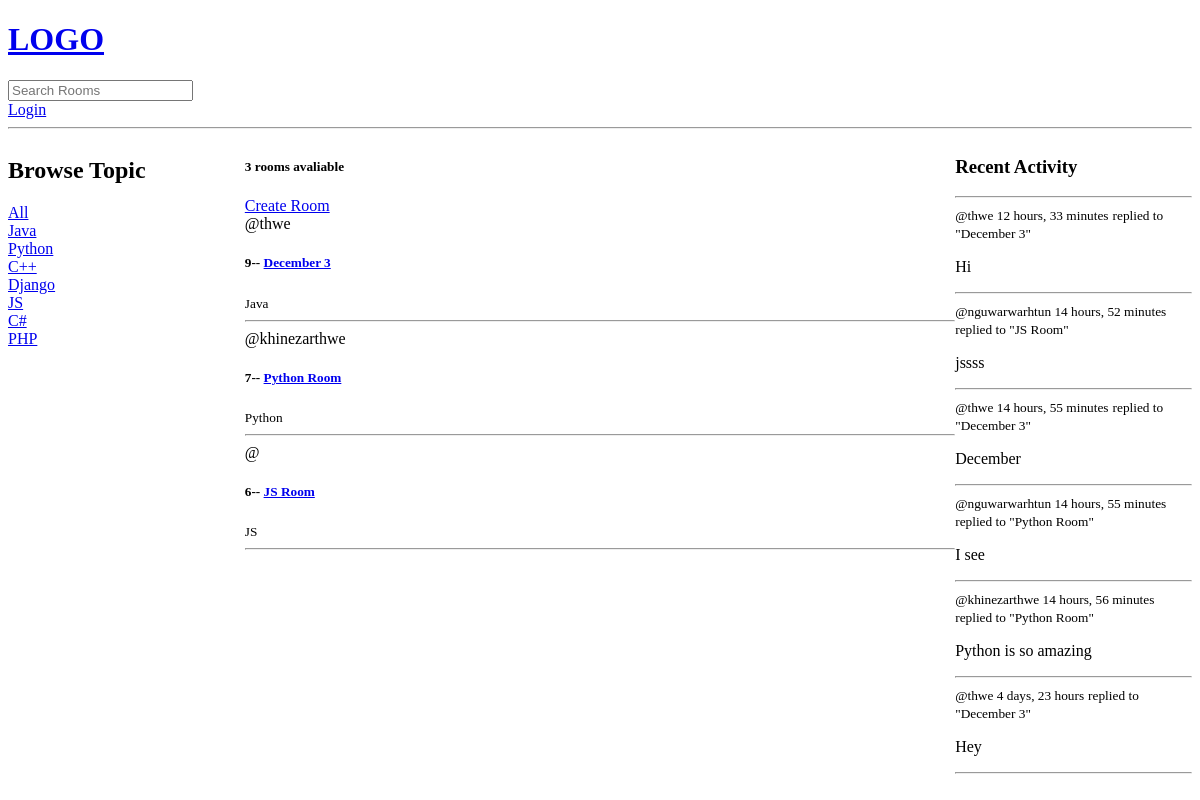
Before: / with the older database file.
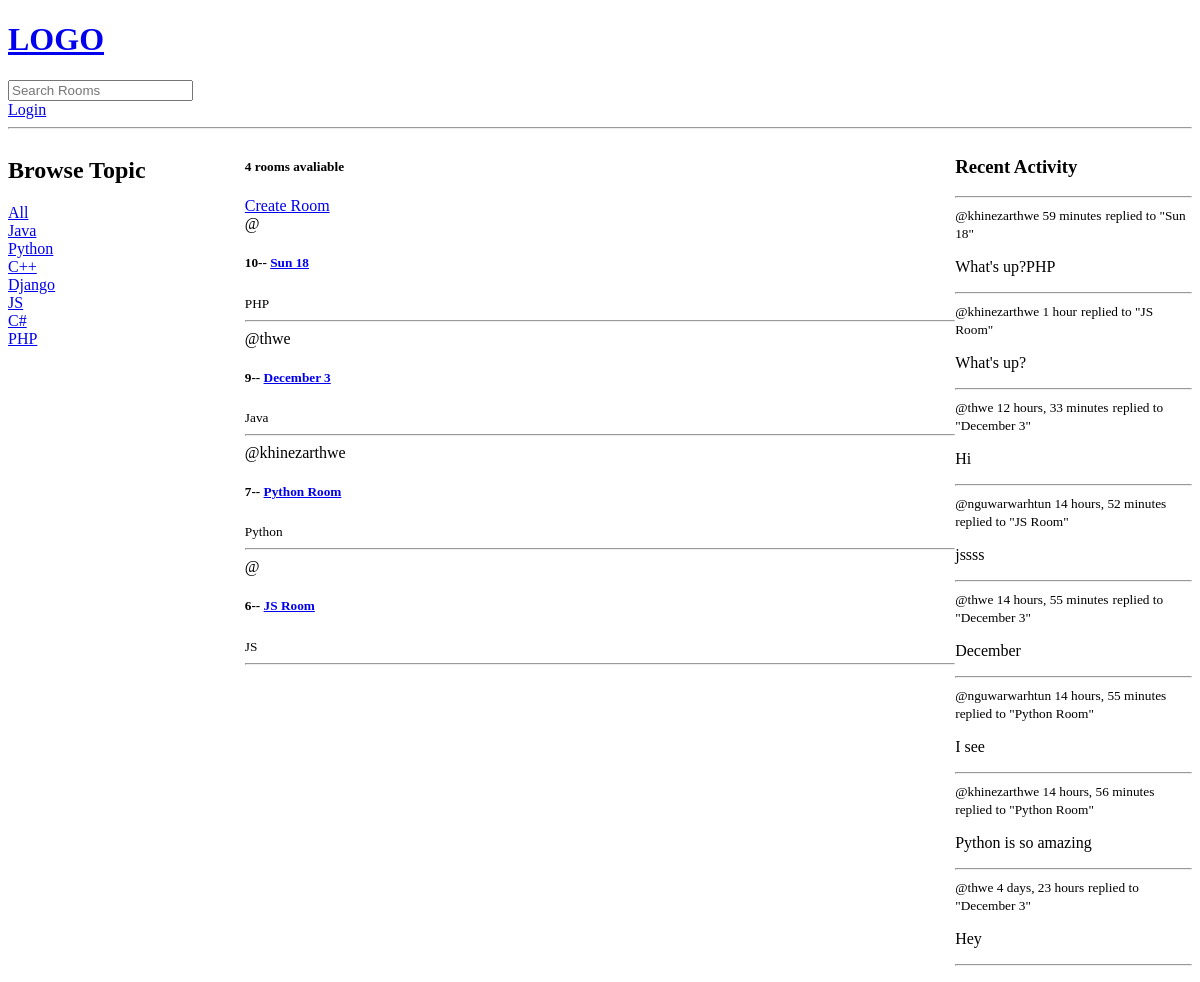
After: the same page with the newer database file.
### base/models.py (models this page shows, shortened)
class Topic(models.Model):
    name = models.CharField(max_length = 200)

class Room(models.Model):
    host = models.ForeignKey(User,on_delete=models.SET_NULL,null=True)#not delete when user is delete
    topic = models.ForeignKey(Topic,on_delete=models.SET_NULL,null = True)
    name=models.CharField(max_length=200)
    description=models.TextField(null=True,blank=True)
    participants = models.ManyToManyField(User, related_name = 'participants',blank = True)
    updated=models.DateTimeField(auto_now=True)
    created=models.DateTimeField(auto_now_add=True)
    class Meta:
        ordering=['-updated','-created']#asescending order
    def __str__(self):
        return self.name

class Message(models.Model):
    user = models.ForeignKey(User,on_delete = models.CASCADE)#one to many ---> user can have
    room = models.ForeignKey(Room,on_delete = models.CASCADE)#one to many #parent is Room
    body = models.TextField()
    updated = models.DateTimeField(auto_now = True)
    created = models.DateTimeField(auto_now_add = True)
    class Meta:
        ordering = ['-updated','-created']
    def __str__(self):
        return self.body[0:50]

### base/views.py (the view)
# urls.py: path('', views.home,name='home'),
def home(request):
    q=request.GET.get('q') if request.GET.get('q')!=None else ''
    room = Room.objects.filter(
        Q(topic__name__icontains=q)|
        Q(name__icontains=q)|
        Q(description__icontains=q)
        )
    topic = Topic.objects.all()
    room_count = room.count()
    room_messages = Message.objects.filter(Q(room__topic__name__icontains = q))
    contexts = {'rooms':room,'topics':topic,"room_count":room_count,"room_messages":room_messages}
    return render(request,'base/home.html',contexts)

### templates/base/home.html (shortened to what this page needs)
{% extends 'main.html' %}
{% block content%}
<div class="home-container">
    <div>
        {% include 'base/topics_component.html' %}
    </div>
    <div>
        <h5>{{room_count}} rooms avaliable</h5>
        <a href="{% url 'create_room' %}">Create Room</a>
        {% include 'base/feed_component.html' %}
    </div>
    <div>
        {% include 'base/activity_component.html' %}
    </div>
</div>
{% endblock content%}

### templates/base/topics_component.html
<h2>Browse Topic</h2>
<div>
    <a href="{% url 'home'%}">All</a>
</div>
{% for topic in topics %}
<div>
    <a href="{% url 'home' %}?q={{topic.name}}">{{topic.name}}</a>
</div>
{% endfor %}

### templates/base/feed_component.html (shortened to what this page needs)
<div>
{% for room in rooms %}
<div>
    <span>@{{room.host.username}}</span>
    <h5>
        {{room.id}}-- <a href="{% url 'room' room.id %}">{{room.name}}</a>
    </h5>
    <small>{{room.topic.name}}</small>
    <hr>
</div>
{% endfor %}
</div>

### templates/base/activity_component.html (shortened to what this page needs)
<h3>Recent Activity</h3>
<hr>
{% for message in room_messages %}
          <div>
            <small>@{{message.user}}  {{message.created|timesince}}</small>
            <small>replied to "{{message.room}}"</small>
            <p>{{message}}</p>
            <hr>
          </div>
{% endfor %}

Changed rows visible on the page:
added Room: id "10", name "Sun 18", topic.name "PHP"
added Message: user "khinezarthwe", created "59 minutes", room "Sun 18", body "What's up?PHP"
added Message: user "khinezarthwe", created "1 hour", room "JS Room", body "What's up?"
Other visible differences:
{{ room_count }}: "3" → "4"
